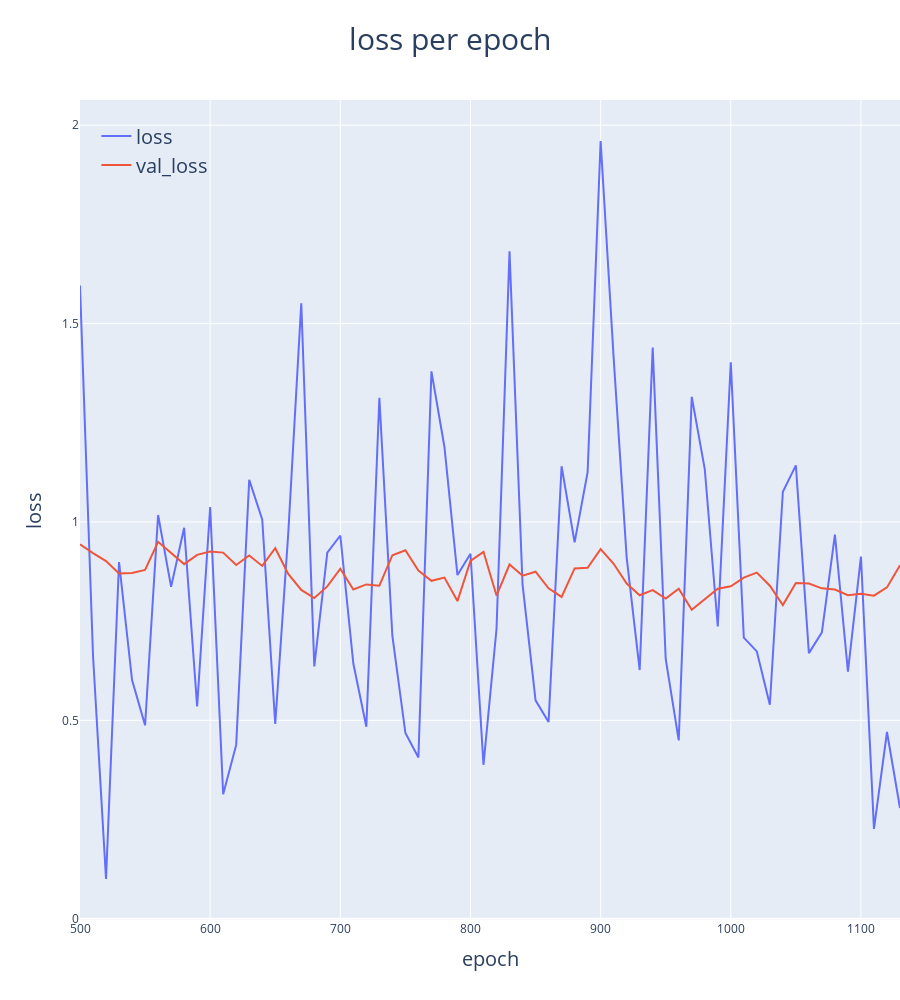

Notebook code cell kept with this figure:
### Code cell
data = [go.Scatter(x=X_axis, y = CNN_model.history['loss'][0], name = 'loss'),
        go.Scatter(x=X_axis, y = CNN_model.history['val_loss'][0], name = 'val_loss')]

layout = go.Layout(
    height = 1000,
    title = dict(
        text = 'loss per epoch',
        font_size = 30,
        x = .5
    ),
    xaxis_title = dict(
        text = 'epoch',
        font_size = 20
    ),
    yaxis_title = dict(
        text = 'loss',
        font_size = 20
    ),
    legend = dict(
        x = 0.02, y = .98,
        bgcolor = 'rgba(0,0,0,0)',
        font_size = 20
    ),
    margin={'r':0}
)
go.Figure(data, layout)
